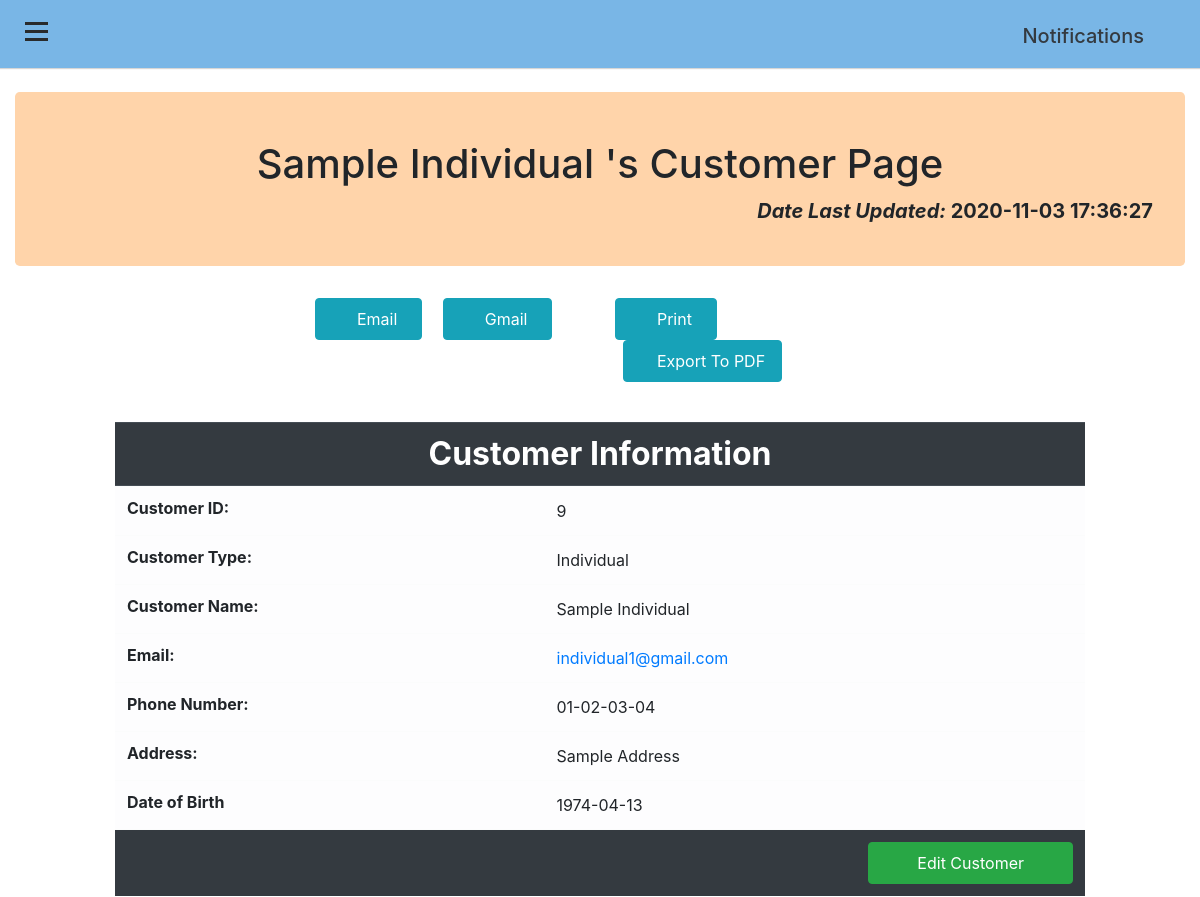
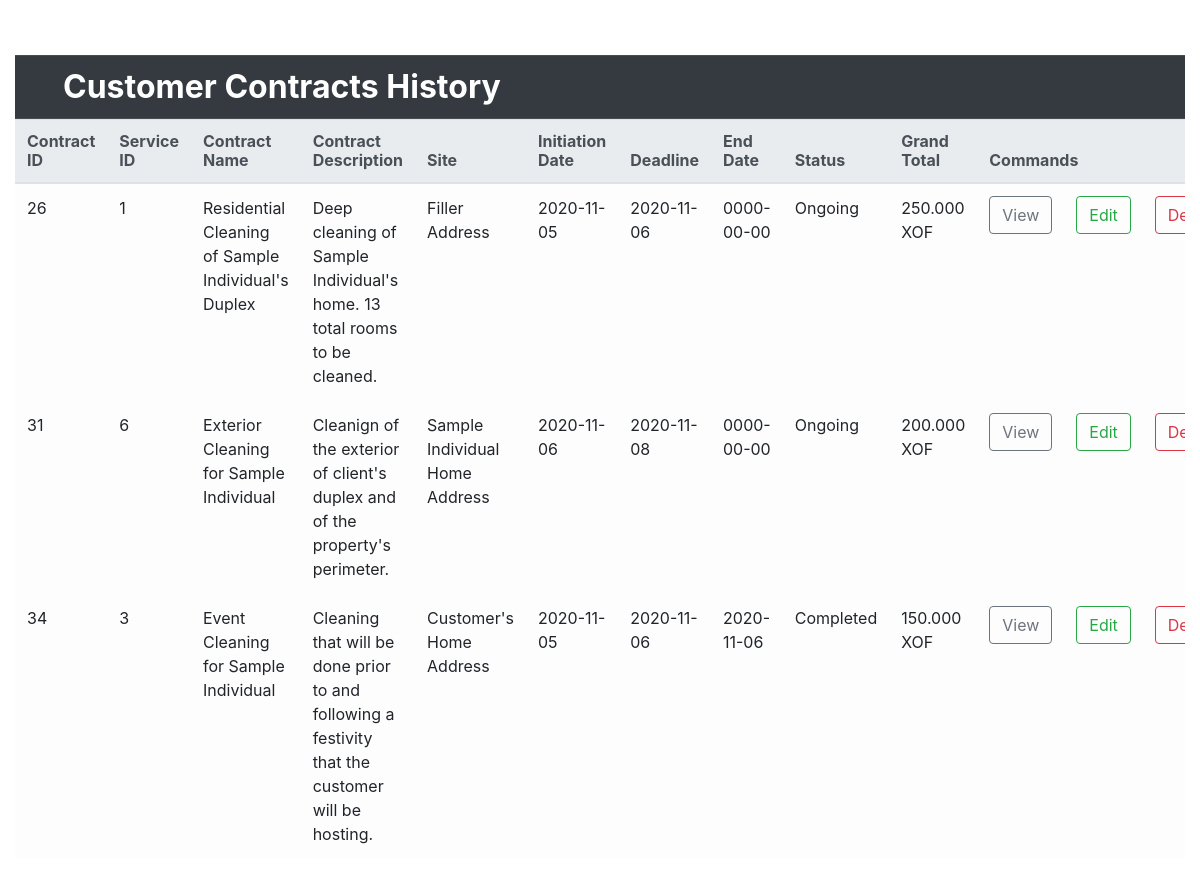
The app's page /viewcustomer.php?id=9 with its own data (2 pictures, top to bottom).
### tables this page shows
CREATE TABLE `customers` (
  `customerID` int(11) NOT NULL,
  `customerType` enum('Business','Individual','','') NOT NULL,
  `fullName` varchar(350) NOT NULL,
  `email` varchar(200) NOT NULL,
  `phoneNumber` varchar(50) NOT NULL,
  `addr` mediumtext NOT NULL,
  `DOB` date NOT NULL,
  `dateLastUpdated` datetime NOT NULL DEFAULT current_timestamp()
);

CREATE TABLE `contracts` (
  `contractID` int(11) NOT NULL,
  `customerID` int(11) NOT NULL,
  `serviceID` int(11) NOT NULL,
  `contractName` varchar(200) NOT NULL,
  `contractDesc` mediumtext DEFAULT NULL,
  `contractSite` mediumtext NOT NULL,
  `initiationDate` date NOT NULL,
  `deadline` date NOT NULL,
  `endDate` date DEFAULT NULL,
  `contractStatus` enum('Initiation Pending','Ongoing','Completed','') NOT NULL,
  `grandTotal` varchar(100) NOT NULL,
  `registryDate` datetime NOT NULL DEFAULT current_timestamp() ON UPDATE current_timestamp()
);

### viewcustomer.php (the view, shortened to what this page needs)
<?php
    include_once ('header.php');
    $connection = dbconnect();
    @$custID = $_SESSION["customerID"];
    $query = "SELECT * FROM customers WHERE customerID = '$custID'";
    $ret = mysqli_query($connection, $query);
    $row = mysqli_fetch_array($ret);
    $query2 = "SELECT * FROM contracts WHERE contracts.customerID='$custID'";
    $ret2 = mysqli_query($connection, $query2);
?>
<div class="page-content-wrapper">
<div class="container-fluid">
    <br>
    <div class="row">
        <div class="col-sm-12">
            <div class="jumbotron pt-5 pb-4" style="background-color: rgb(255,212,170);">
                <h1 class="text-center"><?php echo $row['fullName']."'s"; ?> Customer Page </h1>
                <p class="lead jumbo-content text-right font-weight-bold"><span class="font-italic">Date Last Updated:  </span><?php echo $row["dateLastUpdated"]; ?></p>
            </div>
        </div>
    </div>
    <div class="row">
        <div class="col-sm-3"></div>
        <div class="col-sm-3">
            <div class="a2a_kit a2a_kit_size_32 a2a_default_style">
                <a class="a2a_button_email"><button class="btn btn-info p-2 mr-2 pr-4 pl-4 d-print-none" role="button"><i class="fas fa-envelope"></i>&nbsp;Email</button></a>
                <a class="a2a_button_google_gmail"><button class="btn btn-info p-2 ml-2 pr-4 pl-4 d-print-none" role="button"><i class="fab fa-google"></i>&nbsp;Gmail</button></a>
            </div>
        </div>
        <div class="col-sm-3">
            <div class="a2a_kit a2a_kit_size_32 a2a_default_style">
                <a class="a2a_button_print"><button class="btn btn-info p-2 mr-2 pr-4 pl-4 d-print-none" role="button"><i class="fas fa-print"></i>&nbsp;Print</button></a>
                <a class="a2a_button_print"><button class="btn btn-info p-2 ml-2 pr-3 pl-3 d-print-none" role="button"><i class="far fa-file-pdf"></i>&nbsp;Export To PDF</button></a>
            </div>
        </div>
        <div class="col-sm-3"></div>
    </div>
    <br>
    <div class="row">
        <div class="col-sm-1"></div>
        <div class="col-sm-10">
            <div class="table-responsive">
                <table class="table table-hover table-light mt-3">
                    <tr>
                        <thead class="thead-dark h2 text-center">
                            <th colspan="2">Customer Information</th>
                        </thead>
                    </tr>
                    <tr>
                        <td class="font-weight-bold h6">Customer ID:</td>
                        <td><?php echo $row["customerID"]; ?></td>
                    </tr>
                    <tr>
                        <td class="font-weight-bold h6">Customer Type:</td>
                        <td><?php echo $row["customerType"]; ?></td>
                    </tr>
                    <tr>
                        <td class="font-weight-bold h6">Customer Name:</td>
                        <td><?php echo $row["fullName"]; ?></td>
                    </tr>
                    <tr>
                        <td class="font-weight-bold h6">Email:</td>
                        <td><a href="mailto:<?php echo $row["email"]?>"><?php echo $row["email"]; ?></a></td>
                    </tr>
                    <tr>
                        <td class="font-weight-bold h6">Phone Number:</td>
                        <td><?php echo $row["phoneNumber"]; ?></td>
                    </tr>
                    <tr>
                        <td class="font-weight-bold h6">Address:</td>
                        <td><?php echo $row["addr"]; ?></td>
                    </tr>
                    <tr>
                        <td class="font-weight-bold h6">Date of Birth </td>
                        <td><?php echo $row["DOB"]; ?></td>
                    </tr>
                    <tr>
                        <td colspan="3" class="text-right bg-dark d-print-none"><form method="POST" action="edit.php?id=<?php echo $custID; ?>"><input type="submit" class="btn btn-success p-2 pr-5 pl-5" id="<?php echo $custID; ?>" value="Edit Customer" name="editcustomer2"></form></td>
                    </tr>
                </table>
                <br>
            </div>
        </div>
        <div class="col-sm-1"></div>
    </div>
    <div class="row">
        <div class="col-sm-12">
            <div class="table-responsive">
            <table class="table table-light mt-3">
                <tr>
                    <thead class="thead-dark h2">
                        <th colspan="11" class="pl-5">Customer Contracts History</th>
                        <th colspan="2">
                        </th>
                    </thead>
                </tr>
                <tr>
                    <thead class="thead-light h6">
                        <th>Contract ID</th>
                        <th>Service ID</th>
                        <th>Contract Name</th>
                        <th>Contract Description</th>
                        <th>Site</th>
                        <th>Initiation Date</th>
                        <th>Deadline</th>
                        <th>End Date</th>
                        <th>Status</th>
                        <th>Grand Total</th>
                        <th colspan="3" class="d-print-none">Commands</th>
                    </thead>
                </tr>
                    <?php
                        while($row2 = mysqli_fetch_array($ret2)){
                    ?>
                <tr>
                    <td><?php echo $row2['contractID']; ?></td>
                    <td><?php echo $row2['serviceID']; ?></td>
                    <td><?php echo $row2['contractName']; ?></td>
                    <td><?php echo $row2['contractDesc']; ?></td>
                    <td><?php echo $row2['contractSite']; ?></td>
                    <td><?php echo $row2['initiationDate']; ?></td>
                    <td><?php echo $row2['deadline']; ?></td>
                    <td><?php echo $row2['endDate']; ?></td>
                    <td><?php echo $row2['contractStatus']; ?></td>
                    <td><?php echo $row2['grandTotal']; ?></td>
                    <td class="d-print-none"> <a href="viewcontract.php?id=<?php echo $row2['contractID']; ?>"><input type="button" class="btn btn-outline-secondary" value="View"></a></td>
                    <td class="d-print-none"><form method="POST" action="edit.php?id=<?php echo $row2['contractID']; ?>"><input type="submit" class="btn btn-outline-success" id="<?php echo $row2['contractID']; ?>" value="Edit" name="editcontract2"></form></td>
                    <td class="d-print-none"><form method="POST" action="delete.php?id=<?php echo $row2['contractID']; ?>"><input type="submit" class="btn btn-outline-danger" id="<?php echo $row2['contractID']; ?>" value="Delete" name="deletecontract2"></form></td>
                </tr>
                    <?php }  ?>
            </table>
            </div>
        </div>
    </div>
</div>
</div>

### css/style.css (style rules this page uses)
body { position: relative; overflow-x: hidden; }
body, html { height: 100%; }
.page-content-wrapper { width: 100%; transition: all 0.5s ease; }

### records on screen
customers: fullName "Sample Individual", dateLastUpdated "2020-11-03 17:36:27", customerID "9", customerType "Individual", email "individual1@gmail.com", phoneNumber "01-02-03-04", addr "Sample Address", DOB "1974-04-13"
contracts: contractID "26", serviceID "1", contractName "Residential Cleaning of Sample Individual's Duplex", contractDesc "Deep cleaning of Sample Individual's home. 13 total rooms to be cleaned.", contractSite "Filler Address", initiationDate "2020-11-05", deadline "2020-11-06", endDate "0000-00-00", contractStatus "Ongoing", grandTotal "250.000 XOF"
contracts: contractID "31", serviceID "6", contractName "Exterior Cleaning for Sample Individual", contractDesc "Cleanign of the exterior of client's duplex and of the property's perimeter.", contractSite "Sample Individual Home Address", initiationDate "2020-11-06", deadline "2020-11-08", endDate "0000-00-00", contractStatus "Ongoing", grandTotal "200.000 XOF"
contracts: contractID "34", serviceID "3", contractName "Event Cleaning for Sample Individual", contractDesc "Cleaning that will be done prior to and following a festivity that the customer will be hosting.", contractSite "Customer's Home Address", initiationDate "2020-11-05", deadline "2020-11-06", endDate "2020-11-06", contractStatus "Completed", grandTotal "150.000 XOF"
